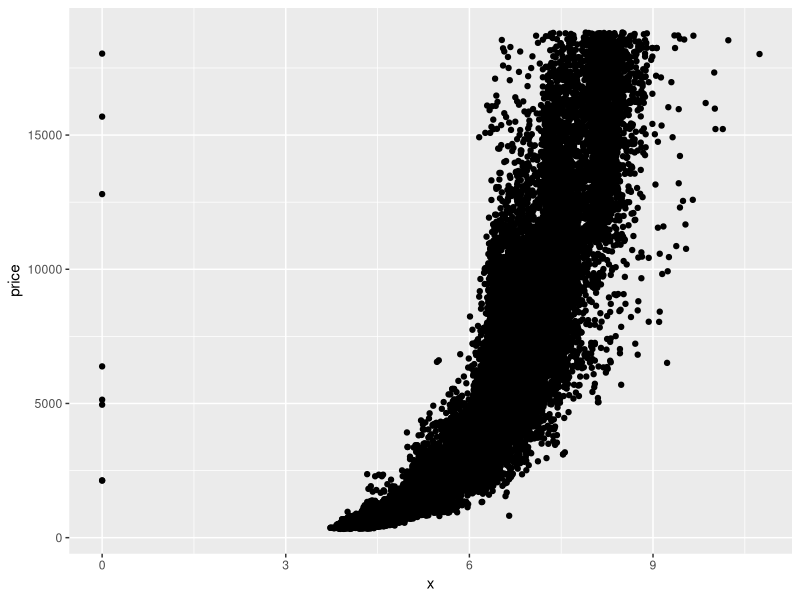
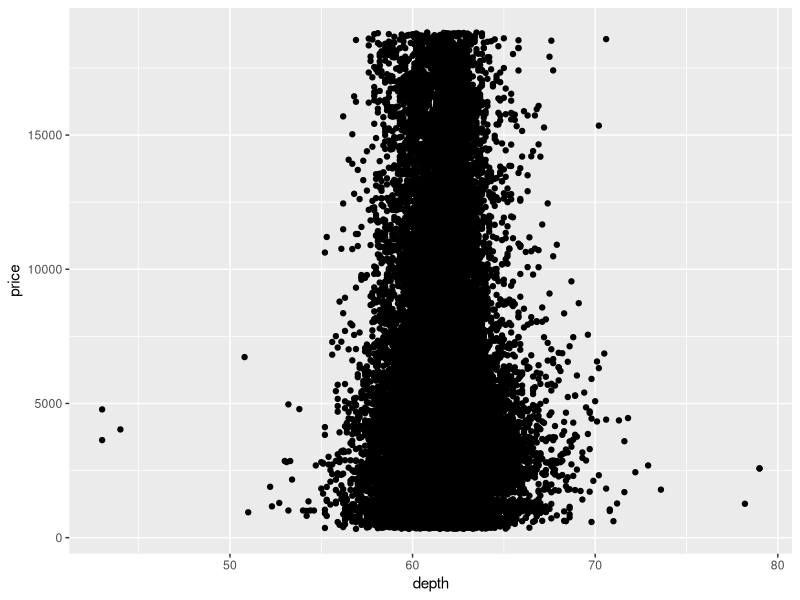
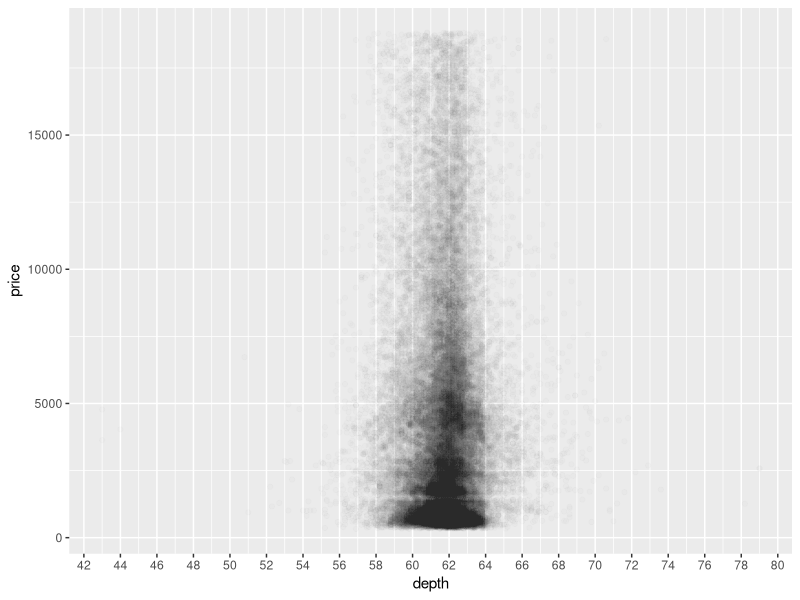
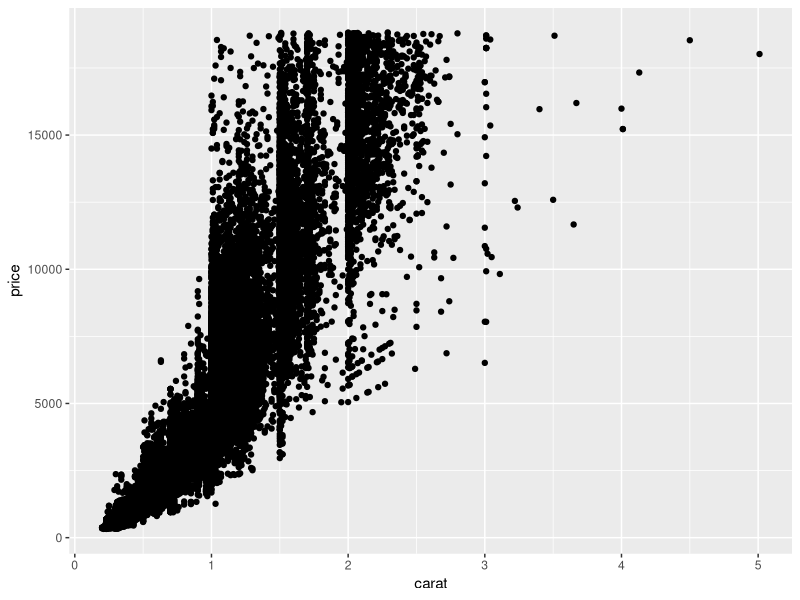

The R script that drew these images, in order:
## ---- chunk 1
install.packages('ggplot2')
library('ggplot2')
data(diamonds)
names(diamonds)
## ---- chunk 2
ggplot(aes(x=x,y=price),data=diamonds)+
  geom_point()
## ---- chunk 3
with(diamonds,cor.test(price,x))
with(diamonds,cor.test(price,y))
with(diamonds,cor.test(price,z))
## ---- chunk 4
ggplot(aes(x=depth,y=price),data=diamonds) +
  geom_point()
## ---- chunk 5
ggplot(aes(x=depth,y=price),data=diamonds) +
  geom_point(alpha=1/100)+
  scale_x_continuous(breaks=seq(0,80,2))
## ---- chunk 6
with(diamonds,cor.test(depth,price))
## ---- chunk 7
ggplot(aes(x=carat,y=price),data=diamonds)+
  geom_point()
